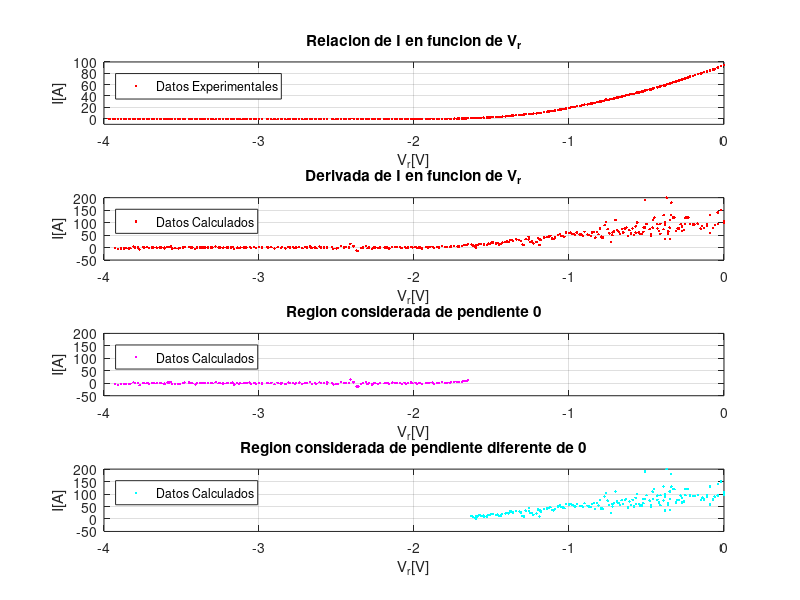
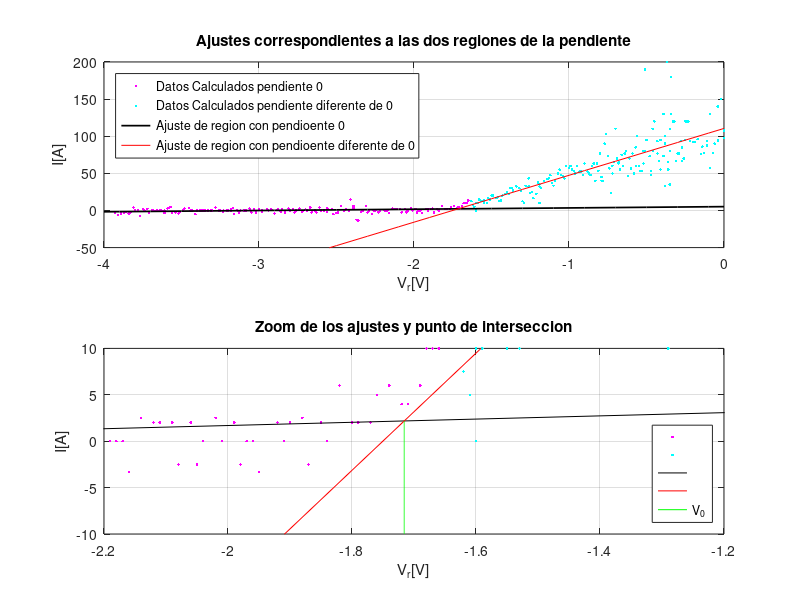

The MATLAB script that drew these images, in order:
clear all; close all;
Vr = [0	0	-0.02	-0.04	-0.04	-0.06	-0.07	-0.09	-0.09	-0.11	-0.11	-0.13	-0.14	-0.15	-0.17	-0.19	-0.2	-0.22	-0.23	-0.24	-0.25	-0.25	-0.26	-0.27	-0.27	-0.28	-0.29	-0.3	-0.31	-0.32	-0.33	-0.34	-0.34	-0.35	-0.35	-0.35	-0.36	-0.36	-0.37	-0.38	-0.38	-0.38	-0.39	-0.39	-0.41	-0.41	-0.42	-0.43	-0.43	-0.45	-0.46	-0.46	-0.46	-0.47	-0.47	-0.48	-0.5	-0.51	-0.51	-0.52	-0.52	-0.53	-0.54	-0.55	-0.56	-0.57	-0.57	-0.58	-0.59	-0.6	-0.61	-0.62	-0.63	-0.64	-0.65	-0.66	-0.67	-0.68	-0.68	-0.69	-0.7	-0.71	-0.72	-0.72	-0.73	-0.74	-0.75	-0.76	-0.77	-0.78	-0.79	-0.79	-0.8	-0.81	-0.82	-0.83	-0.84	-0.85	-0.86	-0.87	-0.88	-0.9	-0.91	-0.92	-0.93	-0.95	-0.96	-0.97	-0.98	-0.99	-1	-1.02	-1.03	-1.04	-1.05	-1.06	-1.07	-1.09	-1.1	-1.11	-1.12	-1.13	-1.14	-1.16	-1.18	-1.19	-1.19	-1.19	-1.2	-1.21	-1.23	-1.24	-1.25	-1.26	-1.26	-1.28	-1.29	-1.3	-1.31	-1.32	-1.34	-1.36	-1.37	-1.38	-1.39	-1.4	-1.41	-1.43	-1.44	-1.45	-1.46	-1.47	-1.49	-1.5	-1.5	-1.51	-1.52	-1.53	-1.55	-1.55	-1.57	-1.58	-1.59	-1.6	-1.6	-1.61	-1.62	-1.63	-1.65	-1.66	-1.67	-1.68	-1.69	-1.71	-1.72	-1.74	-1.76	-1.77	-1.79	-1.8	-1.82	-1.84	-1.85	-1.87	-1.88	-1.9	-1.91	-1.92	-1.95	-1.96	-1.97	-1.98	-1.99	-2.01	-2.02	-2.04	-2.05	-2.06	-2.08	-2.09	-2.11	-2.12	-2.14	-2.16	-2.17	-2.18	-2.19	-2.22	-2.23	-2.25	-2.26	-2.27	-2.29	-2.3	-2.31	-2.33	-2.34	-2.36	-2.37	-2.39	-2.39	-2.41	-2.42	-2.44	-2.45	-2.47	-2.49	-2.5	-2.52	-2.53	-2.56	-2.56	-2.58	-2.6	-2.61	-2.63	-2.64	-2.66	-2.67	-2.69	-2.7	-2.72	-2.74	-2.76	-2.77	-2.78	-2.8	-2.81	-2.83	-2.83	-2.85	-2.86	-2.88	-2.9	-2.92	-2.94	-2.95	-2.98	-2.98	-3	-3.02	-3.03	-3.05	-3.06	-3.08	-3.09	-3.1	-3.12	-3.13	-3.14	-3.16	-3.17	-3.18	-3.18	-3.2	-3.21	-3.23	-3.23	-3.25	-3.26	-3.28	-3.3	-3.31	-3.33	-3.35	-3.36	-3.37	-3.38	-3.4	-3.41	-3.43	-3.44	-3.45	-3.48	-3.49	-3.51	-3.52	-3.54	-3.56	-3.57	-3.58	-3.59	-3.61	-3.61	-3.63	-3.64	-3.66	-3.68	-3.69	-3.71	-3.72	-3.74	-3.75	-3.77	-3.78	-3.8	-3.81	-3.83	-3.84	-3.86	-3.87	-3.89	-3.91	-3.93	-3.94	-3.96	-3.97];
I  = [94.9	94.5	93	91	90.2	87	86.8	85.5	84.3	83.7	82.9	82	80.9	79.4	78.9	76.6	75.6	74.1	72.9	71.9	71.3	70.5	69.5	68.9	68.6	68.1	67.2	66.6	65.3	64.9	64.3	63.3	62.5	61.9	61.5	61.2	60.8	60.7	60.5	59.7	59.4	58.5	58.8	58.4	57.5	56.2	56.2	55.6	55.1	54.2	52.8	52.8	53	52	51.7	51.4	50.4	49.8	49.2	48.5	47.9	47.6	46.9	46	46	45.3	44.8	44	43.6	43	42.5	41.3	41.3	40.4	39.9	38.9	38.1	38.1	37.4	37	36.8	35.5	34.9	34.6	34.2	33.7	33.1	33.5	32	30.9	30.4	30.2	30.1	29.5	29	27.8	27.9	27.1	26.6	26	25.3	24.7	24	23.2	22.8	22.1	21.1	20.7	20.3	19.6	19.1	18.1	17.2	16.8	16.3	15.9	15.4	14.4	13.7	13.4	13.2	12.7	12.3	11.3	10.5	10.2	10.1	10.2	10.1	9.4	8.9	8.6	8.5	8.4	8.1	7.8	7.1	6.8	6.8	6.8	6.3	5.5	5.3	5	4.7	4.4	4.1	3.8	3.4	3.2	3.2	3	2.7	2.5	2.5	2.3	2.1	1.9	1.7	1.6	1.5	1.3	1.2	1.1	1	1	0.9	1	0.8	0.6	0.5	0.4	0.3	0.1	0	0	-0.1	-0.2	-0.3	-0.3	-0.3	-0.4	-0.4	-0.6	-0.4	-0.5	-0.5	-0.5	-0.6	-0.5	-0.6	-0.5	-0.5	-0.6	-0.4	-0.6	-0.6	-0.5	-0.6	-0.5	-0.6	-0.5	-0.6	-0.7	-0.6	-0.7	-0.6	-0.6	-0.7	-0.6	-0.6	-0.6	-0.6	-0.6	-0.4	-0.6	-0.5	-0.7	-0.6	-0.4	-0.3	-0.1	-0.5	-0.6	-0.7	-0.5	-0.7	-0.7	-0.8	-0.6	-0.5	-0.6	-0.7	-0.6	-0.5	-0.7	-0.6	-0.7	-0.6	-0.6	-0.6	-0.8	-0.6	-0.7	-0.7	-0.7	-0.7	-0.6	-0.8	-0.7	-0.7	-0.7	-0.6	-0.8	-0.6	-0.7	-0.6	-0.7	-0.7	-0.7	-0.7	-0.6	-0.8	-0.6	-0.7	-0.7	-0.7	-0.7	-0.7	-0.7	-0.7	-0.6	-0.7	-0.6	-0.7	-0.7	-0.7	-0.7	-0.7	-0.7	-0.6	-0.7	-0.7	-0.8	-0.7	-0.7	-0.8	-0.7	-0.7	-0.8	-0.7	-0.7	-0.6	-0.7	-0.7	-0.8	-0.8	-0.7	-0.7	-0.6	-0.6	-0.6	-0.8	-0.7	-0.7	-0.7	-0.7	-0.7	-0.7	-0.7	-0.7	-0.7	-0.6	-0.8	-0.7	-0.7	-0.5	-0.7	-0.7	-0.7	-0.6	-0.5	-0.6	-0.4	-0.3	-0.3	-0.3];
%%%%%%%%%%%%%%%%%%%%%%%%%%Se calcula la derivada como la diferencia entre las corrientes sobre la diferencia de voltajes. Como se usa el paso siguiente, el vector tendra un tamanho...
%%%%%%%%%%%%%%%%%%%%%%%%%%... N-1 del vector original. Se ajuste Vr de acuerdo a esa necesidad.
for i = 1:(length(I)-3)
  didv(i) = (I(i+3)-I(i))/(Vr(i+3)-Vr(i));
end
didv

Vrdidv=Vr(1:length(didv));
volmax = -1.65; %%%%%%%%%%%%%%%%%%%% <----------------SELECCIONAR el valor de voltaje hasta el que se considera, inicialmente, que didv esta en 0
N=find(Vr == volmax);
%%%%Se genera dos vectores con la region considerada en que la derivada es 0.
x0 = Vrdidv(N:length(Vrdidv));y0 = didv(N:length(didv));
%%%%Se genera dos vectores con la region considerada en que la derivada no es 0.
xn0 = Vrdidv(1:N-1);yn0 = didv(1:N-1);

figure(1); clf; % se plotea la grafica original, la derivada, y las dos regiones de interes (donde la derivada es 0 y donde no)
subplot(4,1,1); plot(Vr,I,'r.'); axis([-4 0 -10 100]);grid on;xlabel('V_{r}[V]');ylabel('I[A]');legend('Datos Experimentales','Location','northwest');title('Relacion de I en funcion de V_{r}')
subplot(4,1,2); plot(Vrdidv,didv,'r.');grid on;xlabel('V_{r}[V]');ylabel('I[A]');legend('Datos Calculados','Location','northwest');title('Derivada de I en funcion de V_{r}')
subplot(4,1,3); plot(x0,y0,'m.'); axis([-4 0 -50 200]);grid on;xlabel('V_{r}[V]');ylabel('I[A]');legend('Datos Calculados','Location','northwest');title('Region considerada de pendiente 0')
subplot(4,1,4); plot(xn0,yn0,'c.'); axis([-4 0 -50 200]);grid on;xlabel('V_{r}[V]');ylabel('I[A]');legend('Datos Calculados','Location','northwest');title('Region considerada de pendiente diferente de 0')

%%%%%%%%%%%%%%%%%%%%Minimos cuadrados para x0,y0
didv
size(x0)
size(y0)
N0 = size(x0)(2)
sx0y0 = sum(x0.*y0)
sx0x0 = sum(x0.*x0);sy0y0 = sum(y0.*y0);sx0 = sum(x0);sy0 = sum(y0);
a0 = (((N0)*(sx0y0))-((sx0)*(sy0)))/(((N0)*(sx0x0))-((sx0)*(sx0)))
b0 = (((sx0x0)*(sy0))-((sx0)*(sx0y0)))/(((N0)*(sx0x0))-((sx0)*(sx0)))
e0 = (y0-((a0*x0)+b0)).^2;sei0 = sum(e0);
deltaa0=sqrt((sei0)/(N0-2))*sqrt((N0)/(((N0)*(sx0x0))-((sx0)*(sx0))))
deltab0=sqrt((sei0)/(N0-2))*sqrt((sx0x0)/(((N0)*(sx0x0))-((sx0)*(sx0))))
r0 = (((N0)*(sx0y0))-((sx0)*(sy0)))/(sqrt(((N0)*(sx0x0))-((sx0)*(sx0)))*sqrt(((N0)*(sy0y0))-((sy0)*(sy0))))

%%%%%%%%%%%%%%%%%%%%Minimos cuadrados para xn0,yn0
size(xn0)
size(yn0)
Nn0 = size(xn0)(2)
sxn0yn0 = sum(xn0.*yn0);sxn0xn0 = sum(xn0.*xn0);syn0yn0 = sum(yn0.*yn0);sxn0 = sum(xn0);syn0 = sum(yn0);
a20 = (((Nn0)*(sxn0yn0))-((sxn0)*(syn0)))/(((Nn0)*(sxn0xn0))-((sxn0)*(sxn0)))
b20 = (((sxn0xn0)*(syn0))-((sxn0)*(sxn0yn0)))/(((Nn0)*(sxn0xn0))-((sxn0)*(sxn0)))
e20 = (yn0-((a20*xn0)+b20)).^2;sei20 = sum(e20);
deltaa20=sqrt((sei20)/(Nn0-2))*sqrt((Nn0)/(((Nn0)*(sxn0xn0))-((sxn0)*(sxn0))))
deltab20=sqrt((sei20)/(Nn0-2))*sqrt((sxn0xn0)/(((Nn0)*(sxn0xn0))-((sxn0)*(sxn0))))
r20 = (((Nn0)*(sxn0yn0))-((sxn0)*(syn0)))/(sqrt(((Nn0)*(sxn0xn0))-((sxn0)*(sxn0)))*sqrt(((Nn0)*(syn0yn0))-((syn0)*(syn0))))

%%%%%%%%%%%%%%%%%%%%%%%%%Se grafica con los respectivos ajustes y calculo punto interseccion con errores
Iv0 = (a0*b20-a20*b0)/(a0-a20);v0 = (b20-b0)/(a0-a20)
deltav0 = -v0*sqrt((deltab20^2)/((b0-b20)^2)+(deltab0^2)/((b0-b20)^2)+(deltaa0^2)/((a0-a20)^2)+(deltaa20^2)/((a0-a20)^2))
xx1 = -4:0.1:0;yy1 = a0.*xx1+b0;xx2 = -4:0.1:0;yy2 = a20.*xx2+b20;yf3= -10:0.01:Iv0; xf3= v0*ones(1,length(yf3));
figure(2);clf;
subplot(2,1,1);plot(x0,y0,'m.',xn0,yn0,'c.',xx1,yy1,'k-','linewidth',1.25,xx2,yy2,'r-'); axis([-4 0 -50 200]);grid on;xlabel('V_{r}[V]');ylabel('I[A]');legend('Datos Calculados pendiente 0','Datos Calculados pendiente diferente de 0','Ajuste de region con pendioente 0','Ajuste de region con pendioente diferente de 0','Location','northwest');title('Ajustes correspondientes a las dos regiones de la pendiente')
subplot(2,1,2);plot(x0,y0,'m.',xn0,yn0,'c.',xx1,yy1,'k-',xx2,yy2,'r-',xf3,yf3,'g'); axis([-2.2 -1.2 -10 10]);grid on;xlabel('V_{r}[V]');ylabel('I[A]');legend('','','','','V_{0}','Location','southeast');title('Zoom de los ajustes y punto de interseccion')
